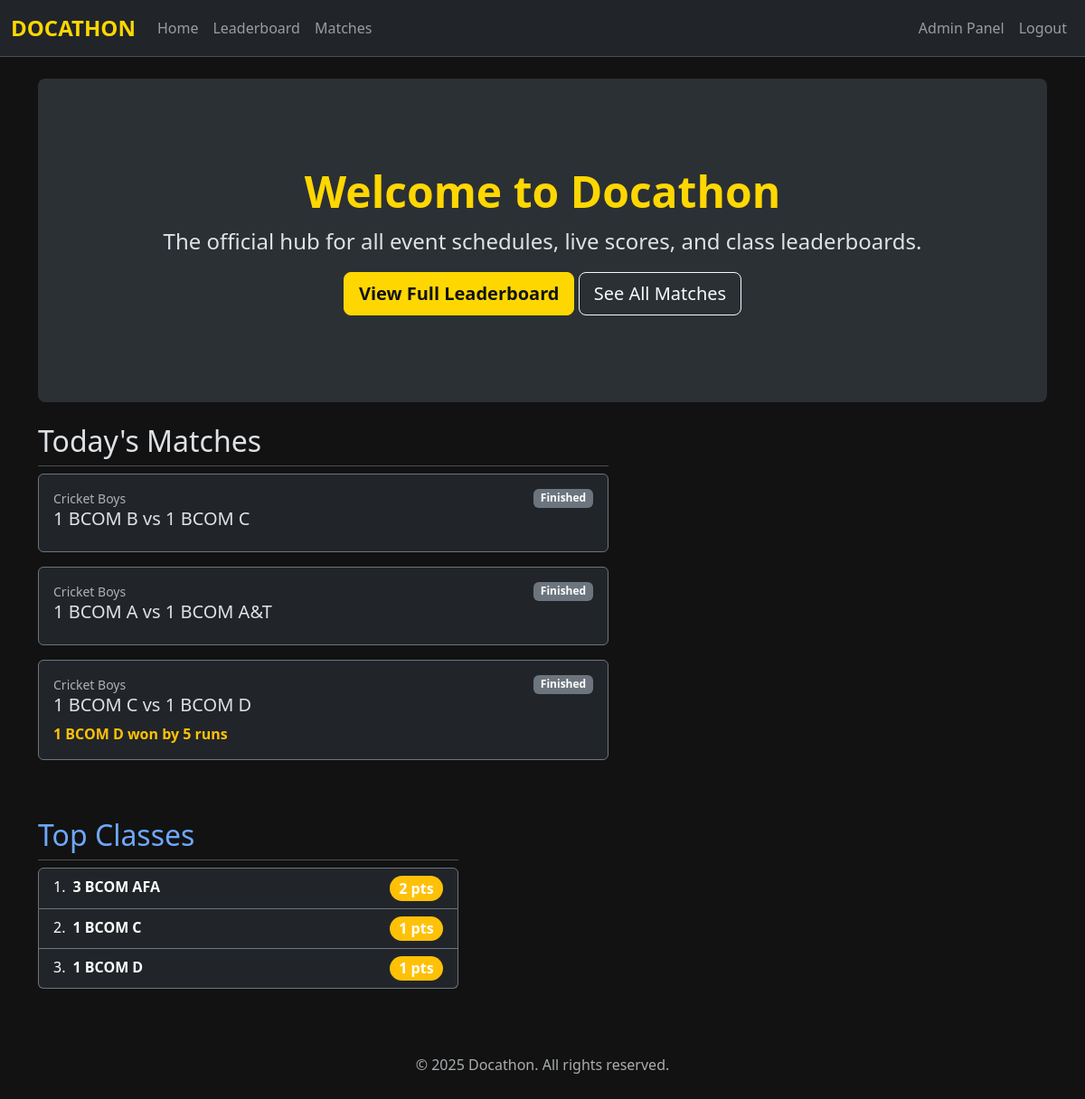
The page / (signed in) on the database its author committed.
### tables this page shows
CREATE TABLE matches (
    id INTEGER PRIMARY KEY AUTOINCREMENT,
    sport_id INTEGER NOT NULL,
    class1_id INTEGER NOT NULL,
    class2_id INTEGER NOT NULL,
    -- The ID of the winning class. NULL if match is not completed.
    winner_id INTEGER,
    -- Flexible text field for custom score formats (e.g., "2-1", "150/7", "21-18, 21-19")
    result_details TEXT,
    -- Status of the match
    status TEXT NOT NULL DEFAULT 'UPCOMING' CHECK(status IN ('UPCOMING', 'LIVE', 'COMPLETED')),
    -- Storing datetime as ISO 8601 string ("YYYY-MM-DD HH:MM:SS")
    match_time TEXT NOT NULL,
    notes TEXT, live_match_state TEXT, round_id INTEGER,
    FOREIGN KEY (sport_id) REFERENCES sports (id),
    FOREIGN KEY (class1_id) REFERENCES classes (id),
    FOREIGN KEY (class2_id) REFERENCES classes (id),
    FOREIGN KEY (winner_id) REFERENCES classes (id)
);

CREATE TABLE sports (
    id INTEGER PRIMARY KEY AUTOINCREMENT,
    name TEXT NOT NULL UNIQUE,
    -- 1 for sports with scores (Football), 0 for result-only (Chess)
    has_scores INTEGER NOT NULL CHECK(has_scores IN (0, 1))
);

CREATE TABLE classes (
    id INTEGER PRIMARY KEY AUTOINCREMENT,
    name TEXT NOT NULL UNIQUE
);

### app.py (the view)
@app.route('/')
def home():
    conn = get_db_connection()
    leaderboard_query = """
        WITH ClassStats AS (
            SELECT
                c.id AS class_id, c.name AS class_name,
                SUM(CASE WHEN m.winner_id = c.id THEN 1 ELSE 0 END) AS wins
            FROM classes c
            LEFT JOIN matches m ON (c.id = m.class1_id OR c.id = m.class2_id) AND m.status = 'COMPLETED'
            GROUP BY c.id, c.name
        ),
        ParticipationPoints AS (
            SELECT class_id, COUNT(DISTINCT sport_id) * 1 AS participation_points
            FROM (
                SELECT class1_id AS class_id, sport_id FROM matches WHERE status = 'COMPLETED'
                UNION ALL
                SELECT class2_id AS class_id, sport_id FROM matches WHERE status = 'COMPLETED'
            ) GROUP BY class_id
        ),
        AdjustmentPoints AS (
            SELECT class_id, SUM(points) AS adjustment_points FROM point_adjustments GROUP BY class_id
        ),
        TournamentPoints AS (
            SELECT
                c.id as class_id,
                SUM(CASE
                    WHEN m.winner_id = c.id AND r.round_type = 'FINAL' THEN 5
                    WHEN m.winner_id != c.id AND r.round_type = 'FINAL' THEN 4
                    WHEN m.winner_id != c.id AND r.round_type = 'SEMI_FINAL' THEN 3
                    WHEN m.winner_id != c.id AND r.round_type = 'QUARTER_FINAL' THEN 2
                    ELSE 0
                END) AS tournament_points
            FROM classes c
            LEFT JOIN matches m ON (c.id = m.class1_id OR c.id = m.class2_id) AND m.status = 'COMPLETED'
            LEFT JOIN rounds r ON m.round_id = r.id
            GROUP BY c.id
        )
        SELECT
            cs.class_name,
            (IFNULL(tp.tournament_points, 0) + IFNULL(pp.participation_points, 0) + IFNULL(ap.adjustment_points, 0)) AS total_points
        FROM ClassStats cs
        LEFT JOIN ParticipationPoints pp ON cs.class_id = pp.class_id
        LEFT JOIN AdjustmentPoints ap ON cs.class_id = ap.class_id
        LEFT JOIN TournamentPoints tp ON cs.class_id = tp.class_id
        ORDER BY total_points DESC, cs.wins DESC
        LIMIT 3;
    """
    top_teams = conn.execute(leaderboard_query).fetchall()
    today_str = datetime.date.today().strftime('%Y-%m-%d')
    todays_matches_query = """
        SELECT
            m.id, m.status, m.result_details, m.match_time, s.name AS sport_name,
            c1.name AS class1_name, c2.name AS class2_name
        FROM matches m
        JOIN sports s ON m.sport_id = s.id
        JOIN classes c1 ON m.class1_id = c1.id
        JOIN classes c2 ON m.class2_id = c2.id
        WHERE date(m.match_time) = ?
        ORDER BY m.match_time ASC
    """
    todays_matches = conn.execute(todays_matches_query, (today_str,)).fetchall()
    conn.close()
    return render_template('public/index.html', top_teams=top_teams, todays_matches=todays_matches)

### utils/db.py (called while the page is built)
def get_db_connection():
    conn = sqlite3.connect(DB_PATH)
    conn.row_factory = sqlite3.Row
    return conn

### templates/public/index.html
{% extends "base.html" %}
{% block content %}
<div class="p-5 mb-4 bg-body-tertiary rounded-3 text-center">
    <div class="container-fluid py-5">
        <h1 class="display-5 fw-bold docathon-brand">Welcome to Docathon</h1>
        <p class="fs-4">The official hub for all event schedules, live scores, and class leaderboards.</p>
        <a href="{{ url_for('leaderboard') }}" class="btn btn-warning btn-lg">View Full Leaderboard</a>
        <a href="{{ url_for('matches') }}" class="btn btn-outline-light btn-lg">See All Matches</a>
    </div>
</div>
<div class="row g-5">
    <div class="col-md-7">
        <h2 class="pb-2 border-bottom">Today's Matches</h2>
        {% if todays_matches %}
            {% for match in todays_matches %}
            <a href="{{ url_for('match_details', match_id=match.id) }}" class="text-decoration-none">
            <div class="card bg-dark border-secondary mb-3">
                <div class="card-body">
                    <div class="d-flex justify-content-between">
                        <small class="text-muted">{{ match.sport_name }}</small>
                        {% if match.status == 'LIVE' %}
                            <span class="badge text-bg-danger">LIVE</span>
                        {% elif match.status == 'COMPLETED' %}
                             <span class="badge text-bg-secondary">Finished</span>
                        {% endif %}
                    </div>
                    <h5 class="card-title">{{ match.class1_name }} vs {{ match.class2_name }}</h5>
                    {% if match.status == 'COMPLETED' or match.status == 'LIVE' %}
                        <p class="card-text fw-bold text-warning">{{ match.result_details }}</p>
                    {% else %}
                        <p class="card-text text-info">Scheduled for {{ match.match_time.split('T')[1] }}</p>
                    {% endif %}
                </div>
            </div>
            {% endfor %}
        {% else %}
            <p>No matches scheduled for today.</p>
        {% endif %}
    </div>
    <div class="col-md-5">
        <h2 class="pb-2 border-bottom">Top Classes</h2>
        <ol class="list-group list-group-numbered">
            {% for team in top_teams %}
            <li class="list-group-item d-flex justify-content-between align-items-start bg-dark text-white border-secondary">
                <div class="ms-2 me-auto">
                    <div class="fw-bold">{{ team.class_name }}</div>
                </div>
                <span class="badge bg-warning rounded-pill fs-6">{{ team.total_points }} pts</span>
            </li>
            {% else %}
                <p>Leaderboard is not yet available.</p>
            {% endfor %}
        </ol>
    </div>
</div>
{% endblock %}

### static/css/style.css (style rules this page uses)
body { background-color: #121212 !important; }
.docathon-brand, .btn-warning { color: #FFD700; font-weight: bold; }
.btn-warning { background-color: #FFD700; border-color: #FFD700; color: #121212; }
.card { background-color: #1e1e1e; border: 1px solid #444; }

### rows shown on the page
matches: sport_name "Cricket Boys", status "Finished", class1_name "1 BCOM B", class2_name "1 BCOM C"
matches: sport_name "Cricket Boys", status "Finished", class1_name "1 BCOM A", class2_name "1 BCOM A&T"
matches: sport_name "Cricket Boys", status "Finished", class1_name "1 BCOM C", class2_name "1 BCOM D", result_details "1 BCOM D won by 5 runs"
classes: class_name "3 BCOM AFA", total_points "2"
classes: class_name "1 BCOM C", total_points "1"
classes: class_name "1 BCOM D", total_points "1"
